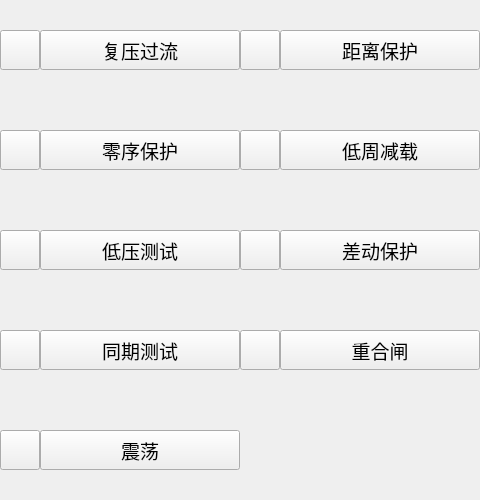
            <widget class="QWidget" name="page_2">
             <layout class="QGridLayout" name="gridLayout_2">
              <property name="leftMargin">
               <number>0</number>
              </property>
              <property name="topMargin">
               <number>0</number>
              </property>
              <property name="rightMargin">
               <number>0</number>
              </property>
              <property name="bottomMargin">
               <number>0</number>
              </property>
              <property name="spacing">
               <number>0</number>
              </property>
              <item row="4" column="0">
               <widget class="QFrame" name="frame_24">
                <property name="minimumSize">
                 <size>
                  <width>0</width>
                  <height>100</height>
                 </size>
                </property>
                <property name="maximumSize">
                 <size>
                  <width>16777215</width>
                  <height>9999</height>
                 </size>
                </property>
                <property name="frameShape">
                 <enum>QFrame::NoFrame</enum>
                </property>
                <property name="frameShadow">
                 <enum>QFrame::Raised</enum>
                </property>
                <layout class="QHBoxLayout" name="horizontalLayout_15">
                 <property name="spacing">
                  <number>0</number>
                 </property>
                 <property name="leftMargin">
                  <number>0</number>
                 </property>
                 <property name="topMargin">
                  <number>0</number>
                 </property>
                 <property name="rightMargin">
                  <number>0</number>
                 </property>
                 <property name="bottomMargin">
                  <number>0</number>
                 </property>
                 <item>
                  <widget class="QToolButton" name="toolButton_14">
                   <property name="minimumSize">
                    <size>
                     <width>40</width>
                     <height>40</height>
                    </size>
                   </property>
                   <property name="maximumSize">
                    <size>
                     <width>40</width>
                     <height>40</height>
                    </size>
                   </property>
                   <property name="text">
                    <string/>
                   </property>
                  </widget>
                 </item>
                 <item>
                  <widget class="QPushButton" name="pushButton_18">
                   <property name="sizePolicy">
                    <sizepolicy hsizetype="Expanding" vsizetype="Fixed">
                     <horstretch>0</horstretch>
                     <verstretch>0</verstretch>
                    </sizepolicy>
                   </property>
                   <property name="minimumSize">
                    <size>
                     <width>200</width>
                     <height>40</height>
                    </size>
                   </property>
                   <property name="maximumSize">
                    <size>
                     <width>9999</width>
                     <height>40</height>
                    </size>
                   </property>
                   <property name="font">
                    <font>
                     <pointsize>14</pointsize>
                    </font>
                   </property>
                   <property name="styleSheet">
                    <string notr="true">QPushButton#m_manualTest{
    background-color: lightblue;   /* Set the background to light blue */
    border: none;                  /* No visible border */
    border-radius: 15px;           /* Rounded corners (adjust as needed) */
}</string>
                   </property>
                   <property name="text">
                    <string>震荡</string>
                   </property>
                  </widget>
                 </item>
                </layout>
               </widget>
              </item>
              <item row="2" column="1">
               <widget class="QFrame" name="frame_18">
                <property name="minimumSize">
                 <size>
                  <width>0</width>
                  <height>100</height>
                 </size>
                </property>
                <property name="maximumSize">
                 <size>
                  <width>16777215</width>
                  <height>9999</height>
                 </size>
                </property>
                <property name="frameShape">
                 <enum>QFrame::NoFrame</enum>
                </property>
                <property name="frameShadow">
                 <enum>QFrame::Raised</enum>
                </property>
                <layout class="QHBoxLayout" name="horizontalLayout_9">
                 <property name="spacing">
                  <number>0</number>
                 </property>
                 <property name="leftMargin">
                  <number>0</number>
                 </property>
                 <property name="topMargin">
                  <number>0</number>
                 </property>
                 <property name="rightMargin">
                  <number>0</number>
                 </property>
                 <property name="bottomMargin">
                  <number>0</number>
                 </property>
                 <item>
                  <widget class="QToolButton" name="toolButton_8">
                   <property name="minimumSize">
                    <size>
                     <width>40</width>
                     <height>40</height>
                    </size>
                   </property>
                   <property name="maximumSize">
                    <size>
                     <width>40</width>
                     <height>40</height>
                    </size>
                   </property>
                   <property name="text">
                    <string/>
                   </property>
                  </widget>
                 </item>
                 <item>
                  <widget class="QPushButton" name="pushButton_12">
                   <property name="sizePolicy">
                    <sizepolicy hsizetype="Expanding" vsizetype="Fixed">
                     <horstretch>0</horstretch>
                     <verstretch>0</verstretch>
                    </sizepolicy>
                   </property>
                   <property name="minimumSize">
                    <size>
                     <width>200</width>
                     <height>40</height>
                    </size>
                   </property>
                   <property name="maximumSize">
                    <size>
                     <width>9999</width>
                     <height>40</height>
                    </size>
                   </property>
                   <property name="font">
                    <font>
                     <pointsize>14</pointsize>
                    </font>
                   </property>
                   <property name="styleSheet">
                    <string notr="true">QPushButton#m_manualTest{
    background-color: lightblue;   /* Set the background to light blue */
    border: none;                  /* No visible border */
    border-radius: 15px;           /* Rounded corners (adjust as needed) */
}</string>
                   </property>
                   <property name="text">
                    <string>差动保护</string>
                   </property>
                  </widget>
                 </item>
                </layout>
               </widget>
              </item>
              <item row="2" column="0">
               <widget class="QFrame" name="frame_22">
                <property name="minimumSize">
                 <size>
                  <width>0</width>
                  <height>100</height>
                 </size>
                </property>
                <property name="maximumSize">
                 <size>
                  <width>16777215</width>
                  <height>9999</height>
                 </size>
                </property>
                <property name="frameShape">
                 <enum>QFrame::NoFrame</enum>
                </property>
                <property name="frameShadow">
                 <enum>QFrame::Raised</enum>
                </property>
                <layout class="QHBoxLayout" name="horizontalLayout_13">
                 <property name="spacing">
                  <number>0</number>
                 </property>
                 <property name="leftMargin">
                  <number>0</number>
                 </property>
                 <property name="topMargin">
                  <number>0</number>
                 </property>
                 <property name="rightMargin">
                  <number>0</number>
                 </property>
                 <property name="bottomMargin">
                  <number>0</number>
                 </property>
                 <item>
                  <widget class="QToolButton" name="toolButton_12">
                   <property name="minimumSize">
                    <size>
                     <width>40</width>
                     <height>40</height>
                    </size>
                   </property>
                   <property name="maximumSize">
                    <size>
                     <width>40</width>
                     <height>40</height>
                    </size>
                   </property>
                   <property name="text">
                    <string/>
                   </property>
                  </widget>
                 </item>
                 <item>
                  <widget class="QPushButton" name="pushButton_16">
                   <property name="sizePolicy">
                    <sizepolicy hsizetype="Expanding" vsizetype="Fixed">
                     <horstretch>0</horstretch>
                     <verstretch>0</verstretch>
                    </sizepolicy>
                   </property>
                   <property name="minimumSize">
                    <size>
                     <width>200</width>
                     <height>40</height>
                    </size>
                   </property>
                   <property name="maximumSize">
                    <size>
                     <width>9999</width>
                     <height>40</height>
                    </size>
                   </property>
                   <property name="font">
                    <font>
                     <pointsize>14</pointsize>
                    </font>
                   </property>
                   <property name="styleSheet">
                    <string notr="true">QPushButton#m_manualTest{
    background-color: lightblue;   /* Set the background to light blue */
    border: none;                  /* No visible border */
    border-radius: 15px;           /* Rounded corners (adjust as needed) */
}</string>
                   </property>
                   <property name="text">
                    <string>低压测试</string>
                   </property>
                  </widget>
                 </item>
                </layout>
               </widget>
              </item>
              <item row="3" column="0">
               <widget class="QFrame" name="frame_23">
                <property name="minimumSize">
                 <size>
                  <width>0</width>
                  <height>100</height>
                 </size>
                </property>
                <property name="maximumSize">
                 <size>
                  <width>16777215</width>
                  <height>9999</height>
                 </size>
                </property>
                <property name="frameShape">
                 <enum>QFrame::NoFrame</enum>
                </property>
                <property name="frameShadow">
                 <enum>QFrame::Raised</enum>
                </property>
                <layout class="QHBoxLayout" name="horizontalLayout_14">
                 <property name="spacing">
                  <number>0</number>
                 </property>
                 <property name="leftMargin">
                  <number>0</number>
                 </property>
                 <property name="topMargin">
                  <number>0</number>
                 </property>
                 <property name="rightMargin">
                  <number>0</number>
                 </property>
                 <property name="bottomMargin">
                  <number>0</number>
                 </property>
                 <item>
                  <widget class="QToolButton" name="toolButton_13">
                   <property name="minimumSize">
                    <size>
                     <width>40</width>
                     <height>40</height>
                    </size>
                   </property>
                   <property name="maximumSize">
                    <size>
                     <width>40</width>
                     <height>40</height>
                    </size>
                   </property>
                   <property name="text">
                    <string/>
                   </property>
                  </widget>
                 </item>
                 <item>
                  <widget class="QPushButton" name="pushButton_17">
                   <property name="sizePolicy">
                    <sizepolicy hsizetype="Expanding" vsizetype="Fixed">
                     <horstretch>0</horstretch>
                     <verstretch>0</verstretch>
                    </sizepolicy>
                   </property>
                   <property name="minimumSize">
                    <size>
                     <width>200</width>
                     <height>40</height>
                    </size>
                   </property>
                   <property name="maximumSize">
                    <size>
                     <width>9999</width>
                     <height>40</height>
                    </size>
                   </property>
                   <property name="font">
                    <font>
                     <pointsize>14</pointsize>
                    </font>
                   </property>
                   <property name="styleSheet">
                    <string notr="true">QPushButton#m_manualTest{
    background-color: lightblue;   /* Set the background to light blue */
    border: none;                  /* No visible border */
    border-radius: 15px;           /* Rounded corners (adjust as needed) */
}</string>
                   </property>
                   <property name="text">
                    <string>同期测试</string>
                   </property>
                  </widget>
                 </item>
                </layout>
               </widget>
              </item>
              <item row="0" column="0">
               <widget class="QFrame" name="frame_19">
                <property name="minimumSize">
                 <size>
                  <width>0</width>
                  <height>100</height>
                 </size>
                </property>
                <property name="maximumSize">
                 <size>
                  <width>16777215</width>
                  <height>9999</height>
                 </size>
                </property>
                <property name="frameShape">
                 <enum>QFrame::NoFrame</enum>
                </property>
                <property name="frameShadow">
                 <enum>QFrame::Raised</enum>
                </property>
                <layout class="QHBoxLayout" name="horizontalLayout_10">
                 <property name="spacing">
                  <number>0</number>
                 </property>
                 <property name="leftMargin">
                  <number>0</number>
                 </property>
                 <property name="topMargin">
                  <number>0</number>
                 </property>
                 <property name="rightMargin">
                  <number>0</number>
                 </property>
                 <property name="bottomMargin">
                  <number>0</number>
                 </property>
                 <item>
                  <widget class="QToolButton" name="toolButton_9">
                   <property name="minimumSize">
                    <size>
                     <width>40</width>
                     <height>40</height>
                    </size>
                   </property>
                   <property name="maximumSize">
                    <size>
                     <width>40</width>
                     <height>40</height>
                    </size>
                   </property>
                   <property name="text">
                    <string/>
                   </property>
                  </widget>
                 </item>
                 <item>
                  <widget class="QPushButton" name="pushButton_13">
                   <property name="sizePolicy">
                    <sizepolicy hsizetype="Expanding" vsizetype="Fixed">
                     <horstretch>0</horstretch>
                     <verstretch>0</verstretch>
                    </sizepolicy>
                   </property>
                   <property name="minimumSize">
                    <size>
                     <width>200</width>
                     <height>40</height>
                    </size>
                   </property>
                   <property name="maximumSize">
                    <size>
                     <width>9999</width>
                     <height>40</height>
                    </size>
                   </property>
                   <property name="font">
                    <font>
                     <pointsize>14</pointsize>
                    </font>
                   </property>
                   <property name="styleSheet">
                    <string notr="true">QPushButton#m_manualTest{
    background-color: lightblue;   /* Set the background to light blue */
    border: none;                  /* No visible border */
    border-radius: 15px;           /* Rounded corners (adjust as needed) */
}</string>
                   </property>
                   <property name="text">
                    <string>复压过流</string>
                   </property>
                  </widget>
                 </item>
                </layout>
               </widget>
              </item>
              <item row="0" column="1">
               <widget class="QFrame" name="frame_20">
                <property name="minimumSize">
                 <size>
                  <width>0</width>
                  <height>100</height>
                 </size>
                </property>
                <property name="maximumSize">
                 <size>
                  <width>16777215</width>
                  <height>9999</height>
                 </size>
                </property>
                <property name="frameShape">
                 <enum>QFrame::NoFrame</enum>
                </property>
                <property name="frameShadow">
                 <enum>QFrame::Raised</enum>
                </property>
                <layout class="QHBoxLayout" name="horizontalLayout_11">
                 <property name="spacing">
                  <number>0</number>
                 </property>
                 <property name="leftMargin">
                  <number>0</number>
                 </property>
                 <property name="topMargin">
                  <number>0</number>
                 </property>
                 <property name="rightMargin">
                  <number>0</number>
                 </property>
                 <property name="bottomMargin">
                  <number>0</number>
                 </property>
                 <item>
                  <widget class="QToolButton" name="toolButton_10">
                   <property name="minimumSize">
                    <size>
                     <width>40</width>
                     <height>40</height>
                    </size>
                   </property>
                   <property name="maximumSize">
                    <size>
                     <width>40</width>
                     <height>40</height>
                    </size>
                   </property>
                   <property name="text">
                    <string/>
                   </property>
                  </widget>
                 </item>
                 <item>
                  <widget class="QPushButton" name="pushButton_14">
                   <property name="sizePolicy">
                    <sizepolicy hsizetype="Expanding" vsizetype="Fixed">
                     <horstretch>0</horstretch>
                     <verstretch>0</verstretch>
                    </sizepolicy>
                   </property>
                   <property name="minimumSize">
                    <size>
                     <width>200</width>
                     <height>40</height>
                    </size>
                   </property>
                   <property name="maximumSize">
                    <size>
                     <width>9999</width>
                     <height>40</height>
                    </size>
                   </property>
                   <property name="font">
                    <font>
                     <pointsize>14</pointsize>
                    </font>
                   </property>
                   <property name="styleSheet">
                    <string notr="true">QPushButton#m_manualTest{
    background-color: lightblue;   /* Set the background to light blue */
    border: none;                  /* No visible border */
    border-radius: 15px;           /* Rounded corners (adjust as needed) */
}</string>
                   </property>
                   <property name="text">
                    <string>距离保护</string>
                   </property>
                  </widget>
                 </item>
                </layout>
               </widget>
              </item>
              <item row="1" column="0">
               <widget class="QFrame" name="frame_21">
                <property name="minimumSize">
                 <size>
                  <width>0</width>
                  <height>100</height>
                 </size>
                </property>
                <property name="maximumSize">
                 <size>
                  <width>16777215</width>
                  <height>9999</height>
                 </size>
                </property>
                <property name="frameShape">
                 <enum>QFrame::NoFrame</enum>
                </property>
                <property name="frameShadow">
                 <enum>QFrame::Raised</enum>
                </property>
                <layout class="QHBoxLayout" name="horizontalLayout_12">
                 <property name="spacing">
                  <number>0</number>
                 </property>
                 <property name="leftMargin">
                  <number>0</number>
                 </property>
                 <property name="topMargin">
                  <number>0</number>
                 </property>
                 <property name="rightMargin">
                  <number>0</number>
                 </property>
                 <property name="bottomMargin">
                  <number>0</number>
                 </property>
                 <item>
                  <widget class="QToolButton" name="toolButton_11">
                   <property name="minimumSize">
                    <size>
                     <width>40</width>
                     <height>40</height>
                    </size>
                   </property>
                   <property name="maximumSize">
                    <size>
                     <width>40</width>
                     <height>40</height>
                    </size>
                   </property>
                   <property name="text">
                    <string/>
                   </property>
                  </widget>
                 </item>
                 <item>
                  <widget class="QPushButton" name="pushButton_15">
                   <property name="sizePolicy">
                    <sizepolicy hsizetype="Expanding" vsizetype="Fixed">
                     <horstretch>0</horstretch>
                     <verstretch>0</verstretch>
                    </sizepolicy>
                   </property>
                   <property name="minimumSize">
                    <size>
                     <width>200</width>
                     <height>40</height>
                    </size>
                   </property>
                   <property name="maximumSize">
                    <size>
                     <width>9999</width>
                     <height>40</height>
                    </size>
                   </property>
                   <property name="font">
                    <font>
                     <pointsize>14</pointsize>
                    </font>
                   </property>
                   <property name="styleSheet">
                    <string notr="true">QPushButton#m_manualTest{
    background-color: lightblue;   /* Set the background to light blue */
    border: none;                  /* No visible border */
    border-radius: 15px;           /* Rounded corners (adjust as needed) */
}</string>
                   </property>
                   <property name="text">
                    <string>零序保护</string>
                   </property>
                  </widget>
                 </item>
                </layout>
               </widget>
              </item>
              <item row="1" column="1">
               <widget class="QFrame" name="frame_15">
                <property name="minimumSize">
                 <size>
                  <width>0</width>
                  <height>100</height>
                 </size>
                </property>
                <property name="maximumSize">
                 <size>
                  <width>16777215</width>
                  <height>9999</height>
                 </size>
                </property>
                <property name="frameShape">
                 <enum>QFrame::NoFrame</enum>
                </property>
                <property name="frameShadow">
                 <enum>QFrame::Raised</enum>
                </property>
                <layout class="QHBoxLayout" name="horizontalLayout_6">
                 <property name="spacing">
                  <number>0</number>
                 </property>
                 <property name="leftMargin">
                  <number>0</number>
                 </property>
                 <property name="topMargin">
                  <number>0</number>
                 </property>
                 <property name="rightMargin">
                  <number>0</number>
                 </property>
                 <property name="bottomMargin">
                  <number>0</number>
                 </property>
                 <item>
                  <widget class="QToolButton" name="toolButton_5">
                   <property name="minimumSize">
                    <size>
                     <width>40</width>
                     <height>40</height>
                    </size>
                   </property>
                   <property name="maximumSize">
                    <size>
                     <width>40</width>
                     <height>40</height>
                    </size>
                   </property>
                   <property name="text">
                    <string/>
                   </property>
                  </widget>
                 </item>
                 <item>
                  <widget class="QPushButton" name="pushButton_9">
                   <property name="sizePolicy">
                    <sizepolicy hsizetype="Expanding" vsizetype="Fixed">
                     <horstretch>0</horstretch>
                     <verstretch>0</verstretch>
                    </sizepolicy>
                   </property>
                   <property name="minimumSize">
                    <size>
                     <width>200</width>
                     <height>40</height>
                    </size>
                   </property>
                   <property name="maximumSize">
                    <size>
                     <width>9999</width>
                     <height>40</height>
                    </size>
                   </property>
                   <property name="font">
                    <font>
                     <pointsize>14</pointsize>
                    </font>
                   </property>
                   <property name="styleSheet">
                    <string notr="true">QPushButton#m_manualTest{
    background-color: lightblue;   /* Set the background to light blue */
    border: none;                  /* No visible border */
    border-radius: 15px;           /* Rounded corners (adjust as needed) */
}</string>
                   </property>
                   <property name="text">
                    <string>低周减载</string>
                   </property>
                  </widget>
                 </item>
                </layout>
               </widget>
              </item>
              <item row="3" column="1">
               <widget class="QFrame" name="frame_25">
                <property name="minimumSize">
                 <size>
                  <width>0</width>
                  <height>100</height>
                 </size>
                </property>
                <property name="maximumSize">
                 <size>
                  <width>16777215</width>
                  <height>9999</height>
                 </size>
                </property>
                <property name="frameShape">
                 <enum>QFrame::NoFrame</enum>
                </property>
                <property name="frameShadow">
                 <enum>QFrame::Raised</enum>
                </property>
                <layout class="QHBoxLayout" name="horizontalLayout_16">
                 <property name="spacing">
                  <number>0</number>
                 </property>
                 <property name="leftMargin">
                  <number>0</number>
                 </property>
                 <property name="topMargin">
                  <number>0</number>
                 </property>
                 <property name="rightMargin">
                  <number>0</number>
                 </property>
                 <property name="bottomMargin">
                  <number>0</number>
                 </property>
                 <item>
                  <widget class="QToolButton" name="toolButton_15">
                   <property name="minimumSize">
                    <size>
                     <width>40</width>
                     <height>40</height>
                    </size>
                   </property>
                   <property name="maximumSize">
                    <size>
                     <width>40</width>
                     <height>40</height>
                    </size>
                   </property>
                   <property name="text">
                    <string/>
                   </property>
                  </widget>
                 </item>
                 <item>
                  <widget class="QPushButton" name="pushButton_19">
                   <property name="sizePolicy">
                    <sizepolicy hsizetype="Expanding" vsizetype="Fixed">
                     <horstretch>0</horstretch>
                     <verstretch>0</verstretch>
                    </sizepolicy>
                   </property>
                   <property name="minimumSize">
                    <size>
                     <width>200</width>
                     <height>40</height>
                    </size>
                   </property>
                   <property name="maximumSize">
                    <size>
                     <width>9999</width>
                     <height>40</height>
                    </size>
                   </property>
                   <property name="font">
                    <font>
                     <pointsize>14</pointsize>
                    </font>
                   </property>
                   <property name="styleSheet">
                    <string notr="true">QPushButton#m_manualTest{
    background-color: lightblue;   /* Set the background to light blue */
    border: none;                  /* No visible border */
    border-radius: 15px;           /* Rounded corners (adjust as needed) */
}</string>
                   </property>
                   <property name="text">
                    <string>重合闸</string>
                   </property>
                  </widget>
                 </item>
                </layout>
               </widget>
              </item>
             </layout>
            </widget>
